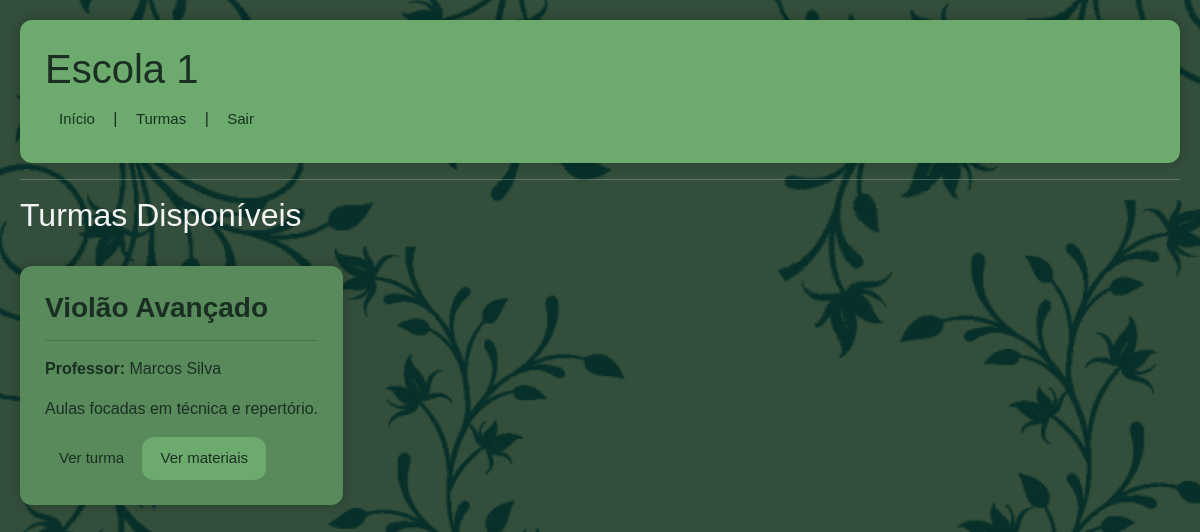
/turmas (signed in), run on the app's committed database.
### tables this page shows
CREATE TABLE Escola (
    id_escola INTEGER PRIMARY KEY AUTOINCREMENT,
    nome TEXT NOT NULL,
    email TEXT NOT NULL UNIQUE,
    senha TEXT NOT NULL,
    endereco TEXT,
    latitude REAL,
    longitude REAL,
    telefone TEXT,
    descricao TEXT
);

CREATE TABLE Turma (
    id_turma INTEGER PRIMARY KEY AUTOINCREMENT,
    nome TEXT NOT NULL,
    descricao TEXT,
    especialidade TEXT,
    id_professor INTEGER NOT NULL,
    id_escola INTEGER NOT NULL,
    FOREIGN KEY (id_professor) REFERENCES Professor(id_professor),
    FOREIGN KEY (id_escola) REFERENCES Escola(id_escola)
);

CREATE TABLE Professor (
    id_professor INTEGER PRIMARY KEY AUTOINCREMENT,
    nome TEXT NOT NULL,
    email TEXT NOT NULL UNIQUE,
    senha TEXT NOT NULL,
    endereco TEXT,
    telefone TEXT,
    proficiencia TEXT,
    id_escola INTEGER NOT NULL,
    FOREIGN KEY (id_escola) REFERENCES Escola(id_escola)
);

### app.py (the view)
@app.route("/turmas")
def turmas():
    if "aluno_id" not in session:
        return redirect("/")
    id_aluno = session["aluno_id"]
    turmas = model.listar_turmas_do_aluno(id_aluno)
    id_escola = session["id_escola"]
    escola = model.buscar_escola(id_escola)
    materiais = model.listar_materiais()
    materiais_por_turma = {}
    for m in materiais:
        id_turma = m[3]
        if id_turma not in materiais_por_turma:
            materiais_por_turma[id_turma] = []
        materiais_por_turma[id_turma].append(m)
    return render_template(
        "turmas.html",
        turmas=turmas,
        escola=escola,
        materiais_por_turma=materiais_por_turma
    )

### model.py (called while the page is built)
def conectar():
    return sqlite3.connect("escola.db")

def listar_materiais():
    conn = conectar()
    cursor = conn.cursor()
    cursor.execute("""
    SELECT titulo, descricao, data_envio, id_turma, arquivo
    FROM Material
    ORDER BY data_envio DESC
    """)
    materiais = cursor.fetchall()
    conn.close()
    return materiais

def buscar_escola(id_escola):
    conn = conectar()
    cursor = conn.cursor()
    cursor.execute("""
    SELECT nome, descricao, endereco, telefone
    FROM Escola
    WHERE id_escola = ?
    """, (id_escola,))
    escola = cursor.fetchone()
    conn.close()
    return escola

def listar_turmas_do_aluno(id_aluno):
    conn = conectar()
    cursor = conn.cursor()
    cursor.execute("""
    SELECT Turma.id_turma, Turma.nome, Turma.descricao, Professor.nome
    FROM Turma
    JOIN Professor ON Turma.id_professor = Professor.id_professor
    JOIN Aluno_Turma ON Turma.id_turma = Aluno_Turma.id_turma
    WHERE Aluno_Turma.id_aluno = ?
    """, (id_aluno,))
    turmas = cursor.fetchall()
    conn.close()
    return turmas

### templates/turmas.html (shortened to what this page needs)
<!DOCTYPE html>
<html lang="pt-br">
<head>
    <link href="https://cdn.jsdelivr.net/npm/bootstrap@5.3.8/dist/css/bootstrap.min.css" rel="stylesheet">
    <link rel="stylesheet" href="{{ url_for('static', filename='style.css') }}">
</head>
<body>
    <div id="container1">
        <div id="divtopo">
            <h1>{{ escola[0] }}</h1>
            <nav>
                <a href="/escola">Início</a> |
                <a href="/turmas">Turmas</a> |
                <a href="/logout">Sair</a>
            </nav>
        </div>
        <hr>
        <h2>Turmas Disponíveis</h2>
        <br>
        <div class="subbox" style="display: flex; flex-wrap: wrap; gap: 20px;">
            {% for id_turma, nome, descricao, professor in turmas %}
            <div id="divturmas">
                <h3><strong>{{ nome }}</strong></h3>
                <hr>
                <p><strong>Professor:</strong> {{ professor }}</p>
                <p>{{ descricao }}</p>
                <a href="/turma/{{ id_turma }}/pessoas">Ver turma</a>
                <button onclick="toggleMateriais({{ id_turma }})">
                    Ver materiais
                </button>
            </div>
            {% endfor %}
        </div>
</body>
</html>

### static/style.css (style rules this page uses)
:root { --verde-principal: #3E5F47; --verde-secundario: #6caa6e; --verde-hover: #6AAE70; --verde-medio: #588A5B; --fundo-claro: #C8E6C9; --fundo-suave: #DFECE0; --texto-escuro: #1A2F22; --texto-claro: #F4F4F4; --sombra: rgba(0,0,0,0.2); }
body { margin: 0; padding: 20px; font-family: 'Lucida Sans', 'Lucida Sans Regular', 'Lucida Grande', 'Lucida Sans Unicode', Geneva, Verdana, sans-serif; background-color: var(--verde-principal); background-image: url(/static/img/fundomaestro.png); background-size: cover; background-position: center; color: var(--texto-claro); }
a { display: inline-block; padding: 7px 14px; color: var(--texto-escuro); text-decoration: none; border-radius: 6px; font-size: 15px; }
button { padding: 10px 18px; border: none; border-radius: 12px; background-color: var(--verde-secundario); color: var(--texto-escuro); cursor: pointer; font-size: 15px; }
#divturmas { background-color: var(--verde-medio); color: var(--texto-escuro); padding: 25px; min-width: 250px; border-radius: 12px; margin-bottom: 14px; box-shadow: 0 0 12px var(--sombra); }
#divtopo { background-color: var(--verde-secundario); color: var(--texto-escuro); padding: 25px; border-radius: 12px; margin-bottom: 14px; box-shadow: 0 0 12px var(--sombra); }

### data on the page
Escola: nome "Escola 1"
Turma: nome "Violão Avançado", nome "Marcos Silva", descricao "Aulas focadas em técnica e repertório."
